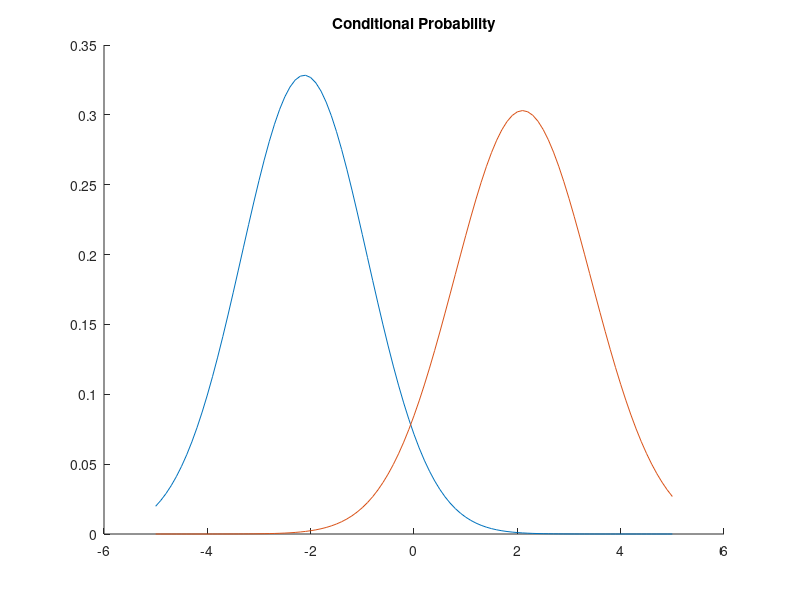
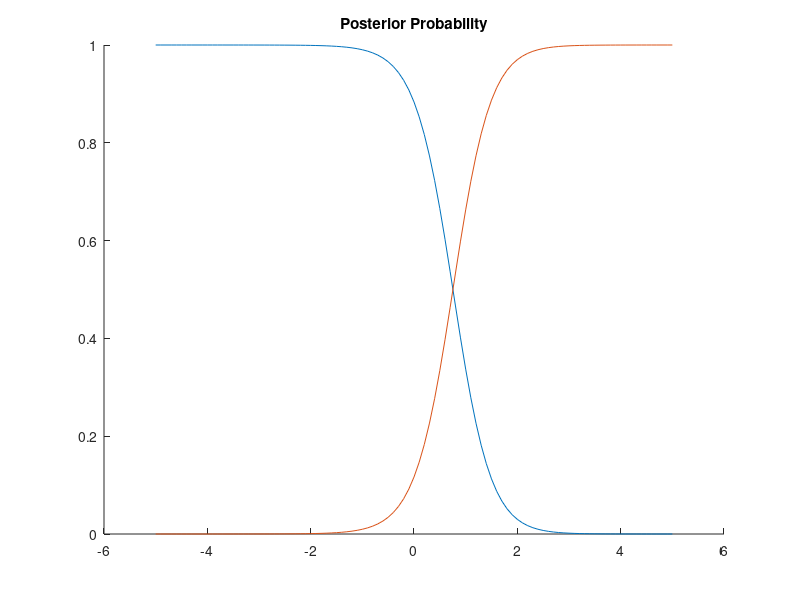
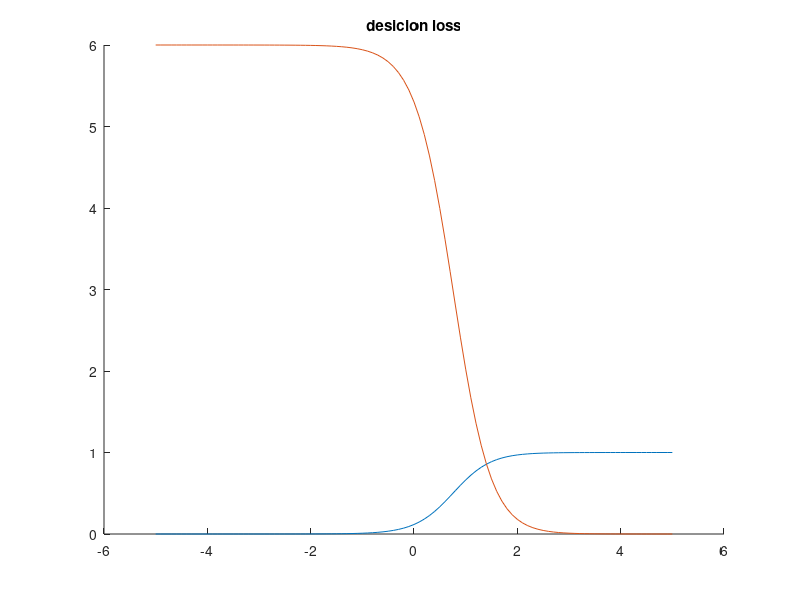

The MATLAB source for these figures, in order:
w1 = [-3.9847 -3.5549 -1.2401 -0.9780 -0.7932 -2.8531 -2.7605 -3.7287 -3.5414 -2.2692 -3.4549 -3.0752 -3.9934 -0.9780 -1.5799 -1.4885 -0.7431 -0.4221 -1.1186 -2.3462 -1.0826 -3.4196 -1.3193 -0.8367 -0.6579 -2.9683];
w2 = [2.8792 0.7932 1.1882 3.0682 4.2532 0.3271 0.9846 2.7648 2.6588];

% Range of domain
x = (-5 : 0.1 : 5);

% Calculate the conditional probability
mean1 = mean(w1);
std1 = std(w1);
mean2 = mean(w2);
std2 = std(w2);

% Plot the conditional probability
conditional1 = (1 / (sqrt(2 * pi) * std1)) * exp(-1 * (x - mean1) .^ 2 / (2 * std1 ^ 2));
conditional2 = (1 / (sqrt(2 * pi) * std2)) * exp(-1 * (x - mean2) .^ 2 / (2 * std2 ^ 2));
figure(1)
hold on;
plot(x, conditional1)
plot(x, conditional2)
title('Conditional Probability')

% Calculate the prior probability
prior1 = 0.9;
prior2 = 0.1;

% Calculate the posterior probability
posterior1 = prior1 * conditional1;
posterior2 = prior2 * conditional2;
posterior_sum = posterior1 + posterior2;
posterior1 = posterior1 ./ posterior_sum;
posterior2 = posterior2 ./ posterior_sum;
figure(2);
hold on
title('Posterior Probability')
plot(x, posterior1)
plot(x, posterior2)
for i = 1 : length(x)
    if(posterior1(i) < 0.5)
        disp(['Decision Boundary with maximum accuracy: ', num2str(x(i))])
        break
    end
end

% Consider the decision risk
risk21 = 6;
risk12 = 1;
cost1 = posterior2 * risk12;
cost2 = posterior1 * risk21;
figure(3)
hold on 
plot(x, cost1)
plot(x, cost2)
title('desicion loss')
for i = 1 : length(x)
    if(cost1(i) > cost2(i))
        disp(['Decision Boundary with minimal cost: ', num2str(x(i))])
        break
    end
end